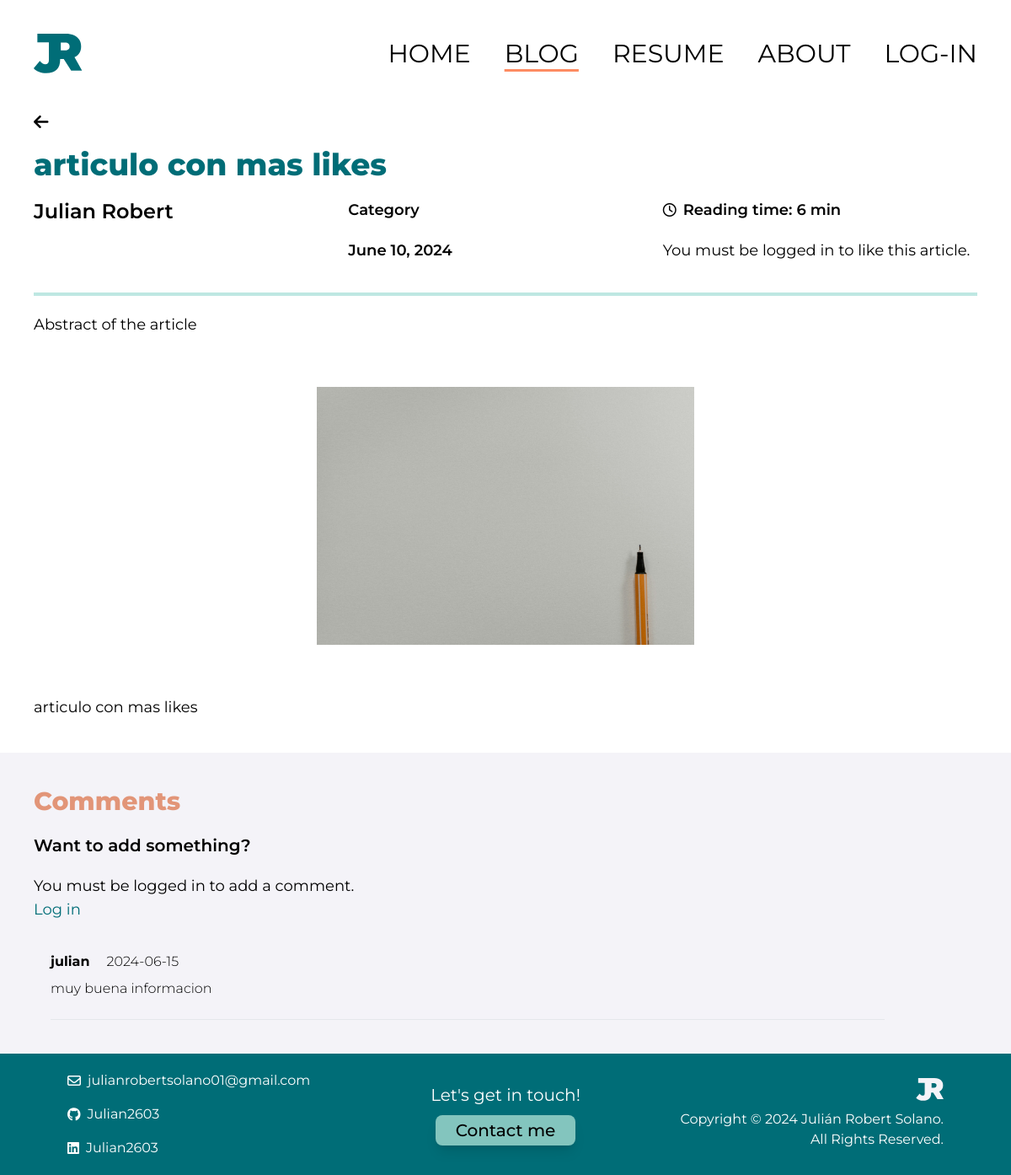
The page /blog/article/7 on the database as committed earlier.
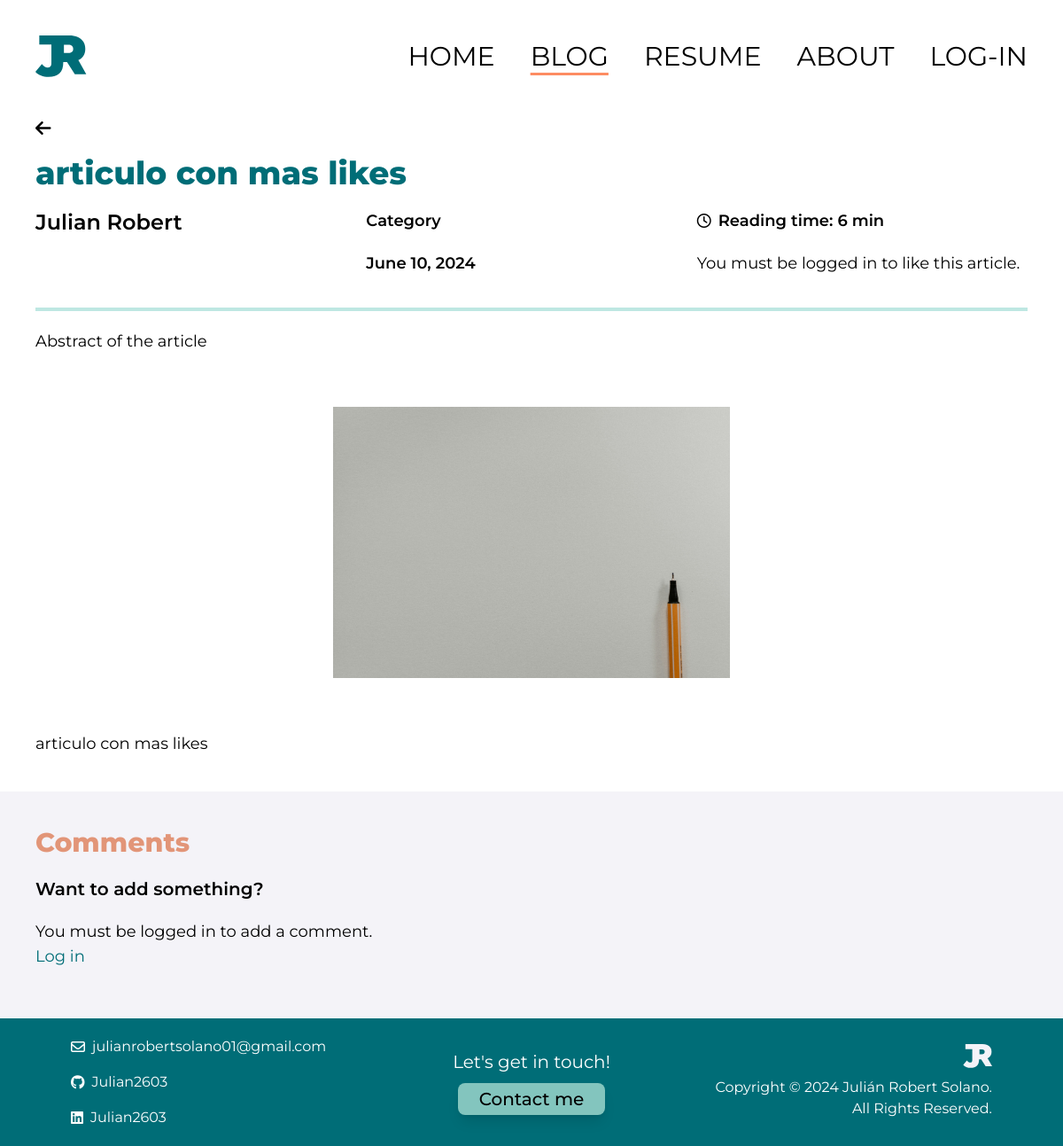
The same page on the database as committed later.
### blog/models.py (models this page shows, shortened)
class Comment(models.Model):
  name = models.CharField(max_length=255)
  article = models.ForeignKey(Article, on_delete=models.CASCADE)
  comment_date = models.DateField(default=datetime.date.today)
  comment_body = models.TextField()

### blog/views.py (the view)
# urls.py: path('article/<int:pk>', ArticleDetailView.as_view(), name="article"),
class ArticleDetailView(DetailView):
    model = Article
    template_name = 'article.html'
    def get_context_data(self, **kwargs):
        context = super().get_context_data(**kwargs)
        article = self.object  # El artículo actual
        user = self.request.user
        user_is_admin = user.is_authenticated and user.groups.filter(name='admin').exists()
        user_is_moderator = user.is_authenticated and user.groups.filter(name='moderator').exists()
        user_is_subscriber = user.is_authenticated and user.groups.filter(name='subscriber').exists()
        context['comments'] = Comment.objects.filter(article=article).order_by('-comment_date')
        context['form'] = CommentForm()
        context['user_is_admin'] = user_is_admin
        context['user_is_moderator'] = user_is_moderator
        context['user_is_subscriber'] = user_is_subscriber
        return context

### blog/templates/article.html (shortened to what the changed rows need)
{% load socialaccount %}
{% load static tailwind_tags %}
<html lang="en" class="scroll-smooth">
  <head>
    {% load static %}
    {% tailwind_css %}
</head>
<body>
  <section id="article">
    <div class="p-10 flex flex-col gap-5">
      <h1 class="font-sans font-extrabold text-4xl text-[#006D77]">{{ article.title }}</h1>
      <div class="grid grid-cols-3">
        <div class="">
          <h2 class="font-sans font-semibold text-2xl text-black">{{ article.author.first_name }} {{ article.author.last_name }}</h2>
        </div>
        <div class="flex flex-col gap-5">
          <h2 class="font-sans font-semibold text-lg text-black"> {{ article.category }} </h2>
          <h2 class="font-sans font-semibold text-lg text-black"> {{ article.date }} </h2>
        </div>
        <div class="flex flex-col gap-5">
          <div class="flex flex-row gap-2 justify-start align-center items-center">
            <h2 class="font-sans font-semibold text-lg text-black"> Reading time: {{ article.reading_time }} min</h2>
          </div>
        </div>
      </div>
    </div>
  </section>
 <section id="comments">
  <div class="flex flex-col gap-5 p-10 bg-[F4F3F8]">
    <h2 class="font-sans font-extrabold text-3xl text-[#E29578]">Comments</h2>
    <div class="flex flex-col justify-start items-start gap-5">
      <h2 class="font-sans font-semibold text-xl text-black">Want to add something?</h2>
    </div>
    {% for comment in comments %}
    <div class="flex items-start flex-col gap-2 px-5" id="comment-{{ comment.id }}">
      <div class="flex justify-center align-center items-center flex-row gap-5">
        <p class="font-sans font-bold text-base text-black">{{ comment.name }}</p>
        <p class="font-sans font-light text-base text-black">{{ comment.comment_date|date:"Y-m-d" }}</p>
      </div>
      <div class="flex justify-center align-center items-center flex-row gap-5">
        <p class="font-sans font-light text-base text-black">{{ comment.comment_body }}</p>
      </div>
      <hr class="border-gray-200 w-11/12 mt-4">
    </div>
    {% endfor %}
  </div>
</section>
</body>
</html>

Rows that differ between the two databases and show on the page:
removed Comment: name "julian", comment_date "2024-06-15", comment_body "muy buena informacion"
